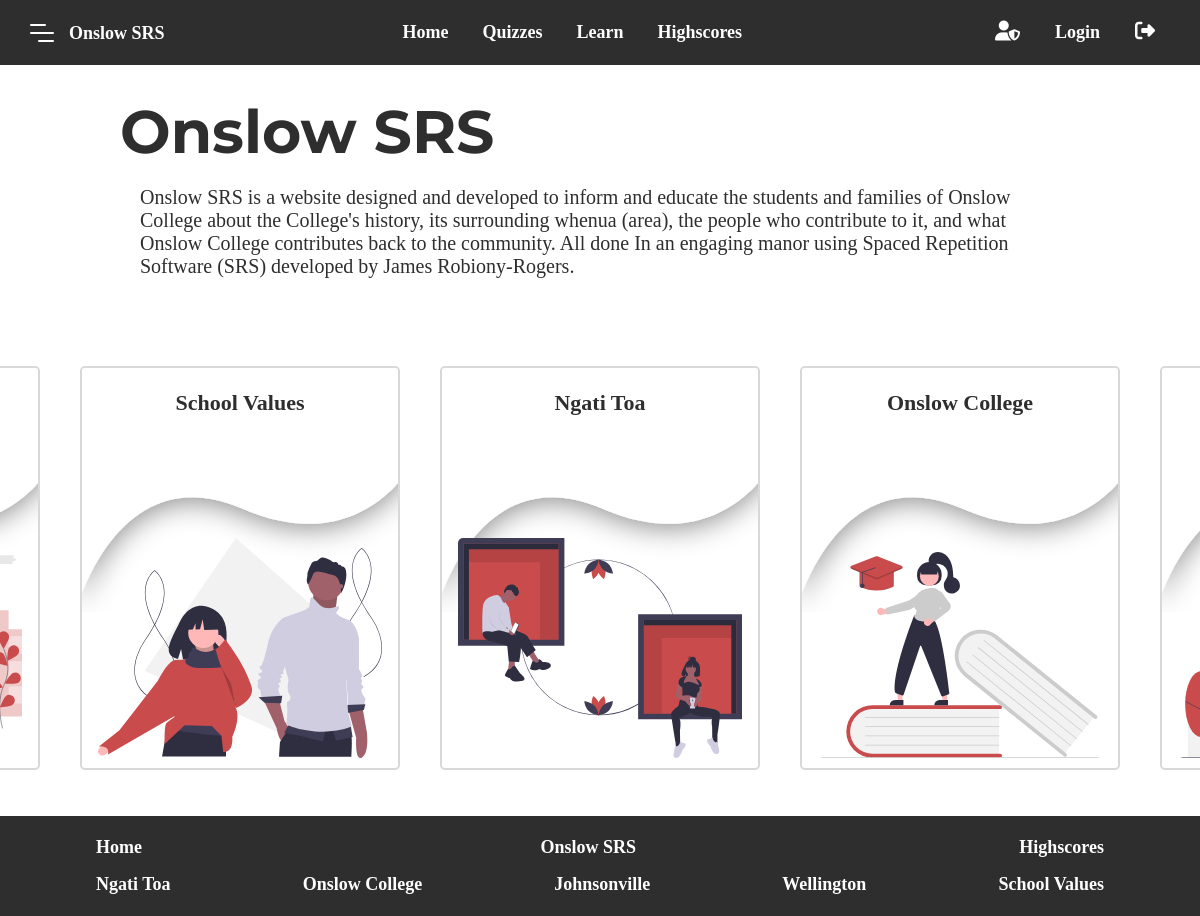
The page / on the database its author committed.
### tables this page shows
CREATE TABLE IF NOT EXISTS subjects(
    subjectID INT UNSIGNED AUTO_INCREMENT PRIMARY KEY,
    subjectName TINYTEXT NOT NULL,
    subjectImg VARCHAR(1025)
);

### includes/constants.php (called while the page is built)
<?php
    $title = 'Onslow SRS';
    $authorName = 'James Robiony-Rogers';
?>

### index.php (the view, shortened to what this page needs)
<!DOCTYPE html>
<html lang="en">
	<?php include 'includes/constants.php'; ?>
	<head>
		<?php include 'includes/head.php'; ?>
	</head>
	<body>
		<div id="background-image"></div>
		<div id="body-wrapper">
			<?php include 'includes/header.php'; ?>
			<div class="title-page">
				<div id="title-container">
					<h1 class="title-text"><?php echo $title ?></h1>
				</div>
				<div class="container">
					<p class="body-text"><?php echo $title ?> is a website designed and developed to inform and educate the students and families of Onslow College about the College's history, its surrounding whenua (area), the people who contribute to it, and what Onslow College contributes back to the community. All done In an engaging manor using Spaced Repetition Software (SRS) developed by <?php echo $authorName ?>.</p>
				</div>
			</div>
			<div class="lesson-cards">
				<?php
					$dbc = mysqli_connect("localhost", "root", 'admin', "srs");
					$subjectsQuery = 'CALL GetSubjects()';
					$subjectsResult = mysqli_query($dbc, $subjectsQuery);
					while($subjectsRecord = mysqli_fetch_assoc($subjectsResult)){
						echo '<div class="card-wrapper">';
						echo 	'<div class="card-container">';
						echo		'<a class="card" href="question.php?id=' . $subjectsRecord['subjectID'] . '">';
						echo 			'<div class="card-title">';
						echo				'<img class="illustration card-top" src="imgs/lesson-card-top.svg" alt="">';
						echo				'<h1 class="card-title">' . $subjectsRecord['subjectName'] .'</h1>';
						echo			'</div>';
						echo			'<img class="illustration"  src="' . $subjectsRecord['subjectImg'] . '" alt="An illustration depicting' . $subjectsRecord['subjectName'] . ' ">';
						echo		'</a>';
						echo	'</div>';
						echo '</div>';
					}
				?>
	      </div>
		</div>
		<footer>
			<?php include 'includes/footer.php'; ?>
      	</footer>
	</body>
</html>

### includes/head.php (shortened to what this page needs)
<link rel="stylesheet" href="./css/styles.css">
<link rel="stylesheet" href="css/hamburgers.css">
<link rel="stylesheet" type="text/css" href="//cdn.jsdelivr.net/npm/slick-carousel@1.8.1/slick/slick.css"/>
<link rel="stylesheet" type="text/css" href="//cdn.jsdelivr.net/npm/slick-carousel@1.8.1/slick/slick-theme.css"/>

### includes/header.php (shortened to what this page needs)
<?php include 'constants.php'; ?>
<header>
    <div class="burgermenu-logo">
        <div class="burger burger-squeeze">
            <div class="burger-lines"></div>
        </div>
        <a class="logo-text home-page" href=""><?php echo $title; ?></a>
    </div>
    <nav>
        <ul class="nav-links">
            <li><a class="link home-page" href="">Home</a></li>
            <li><p class="link dropdown" >Quizzes</p></li>
            <li><p class="link dropdown-learn" >Learn</p></li>
            <li><a class="link highscore-page" href="">Highscores</a></li>
        </ul>
    </nav>
    <nav class="flexdisplay-profile">
        <ul class="nav-links">
            <li>
                <div class="profile-icn">
                    <i class="fas fa-user-shield"></i>
                </div>
            </li>
            <li id="login"><button class="link login">Login</button></li>
            <li>
                <div class="logout-icn">
                    <i class="fas fa-sign-out-alt"></i>
                </div>
            </li>
        </ul>
    </nav>
</header>
        <?php
            function itterateSubjects() {
                $dbc = mysqli_connect("localhost", "root", 'admin', "srs");
                $subjectsQuery = 'CALL GetSubjects()';
                $subjectsResult = mysqli_query($dbc, $subjectsQuery);
                while($subjectsRecord = mysqli_fetch_assoc($subjectsResult)){
                    echo '<li><a class="link" href="">' . $subjectsRecord['subjectName'] . '</a></li>';
                }
            }
            itterateSubjects();
        ?>

### includes/footer.php (shortened to what this page needs)
<nav>
    <ul class="nav-links">
        <li><a class="link home-page" href="">Home</a></li>
        <li id="footer-logo-text" ><a class="logo-text home-page" href=""><?php echo $title; ?></a></li>
        <li><a class="link highscore-page" href="">Highscores</a></li>
    </ul>
    <ul class="site-map">
        <?php itterateSubjects(); ?>
    </ul>
</nav>

### css/hamburgers.css (style rules this page uses)
.burger { height: 3em; width: 3em; position: relative; font-size: 12px; cursor: pointer; -webkit-transition: .2s all; -o-transition: .2s all; transition: .2s all; -webkit-tap-highlight-color: transparent; }
.burger .burger-lines:after { left: 0; top: -1em; }
.burger .burger-lines:before { left: 1em; top: 1em; }
.burger:after { content: ''; display: block; position: absolute; height: 150%; width: 150%; top: -25%; left: -25%; }
.burger .burger-lines { top: 50%; margin-top: -0.125em; }
.burger .burger-lines, .burger .burger-lines:after, .burger .burger-lines:before { pointer-events: none; display: block; content: ''; width: 100%; border-radius: 0.25em; background-color: white; height: 0.25em; position: absolute; -webkit-transform: rotate(0); -ms-transform: rotate(0); transform: rotate(0); }
.burger.burger-squeeze .burger-lines, .burger.burger-squeeze .burger-lines:after, .burger.burger-squeeze .burger-lines:before { -webkit-transition: .2s top .2s, .1s left, .2s transform, .4s background-color .2s; -o-transition: .2s top .2s, .1s left, .2s transform, .4s background-color .2s; transition: .2s top .2s, .1s left, .2s transform, .4s background-color .2s; }
.burger.burger-squeeze .burger-lines:after, .burger.burger-squeeze .burger-lines:before { width: 2em; }

### rows shown on the page
subjects: subjectName "Ngati Toa", subjectImg (picture)
subjects: subjectName "Onslow College", subjectImg (picture)
subjects: subjectImg (picture), subjectName "Johnsonville"
subjects: subjectImg (picture), subjectName "Wellington"
subjects: subjectName "School Values", subjectImg (picture)

### other values the page prints
$title "Onslow SRS"
$authorName "James Robiony-Rogers"
